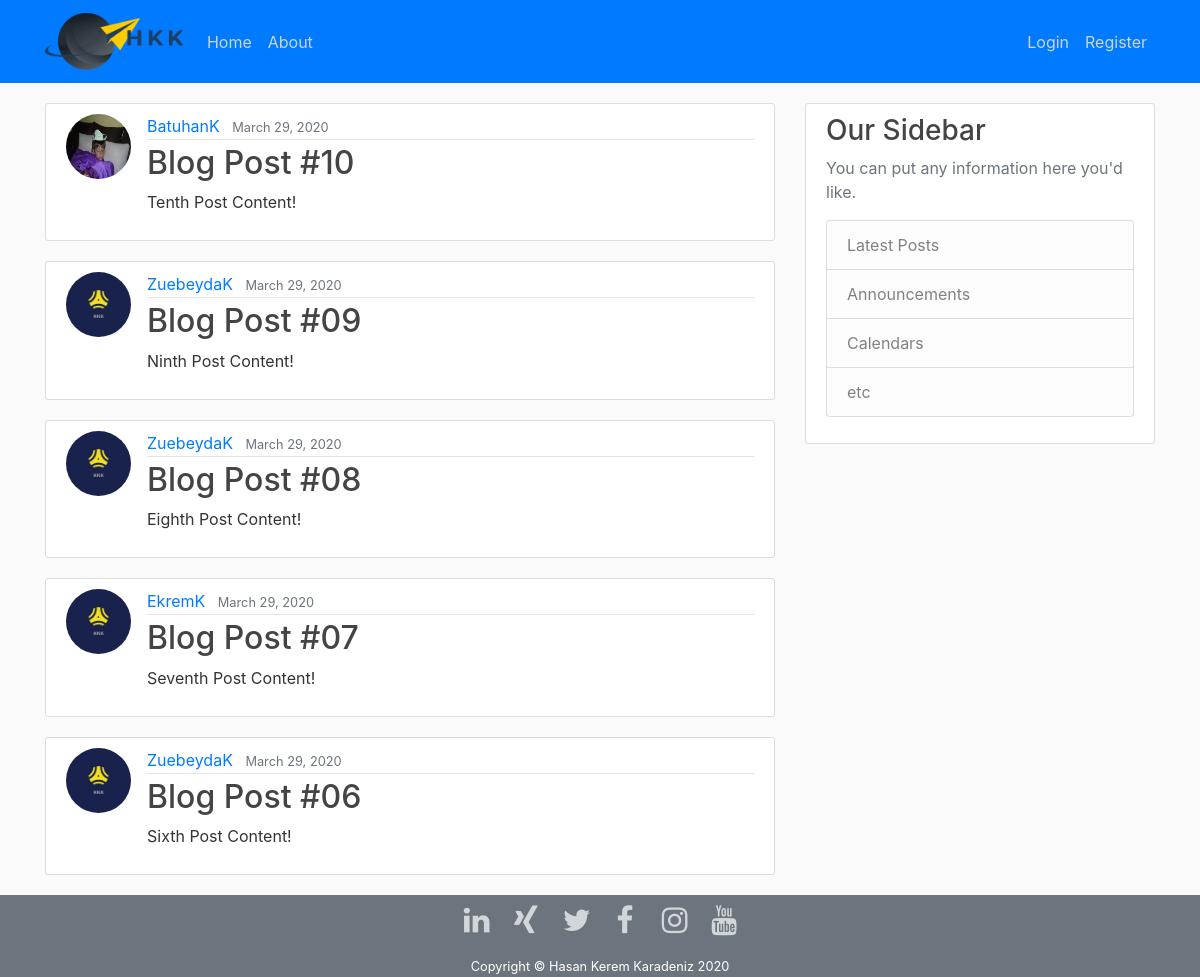
The app's page /, older data.
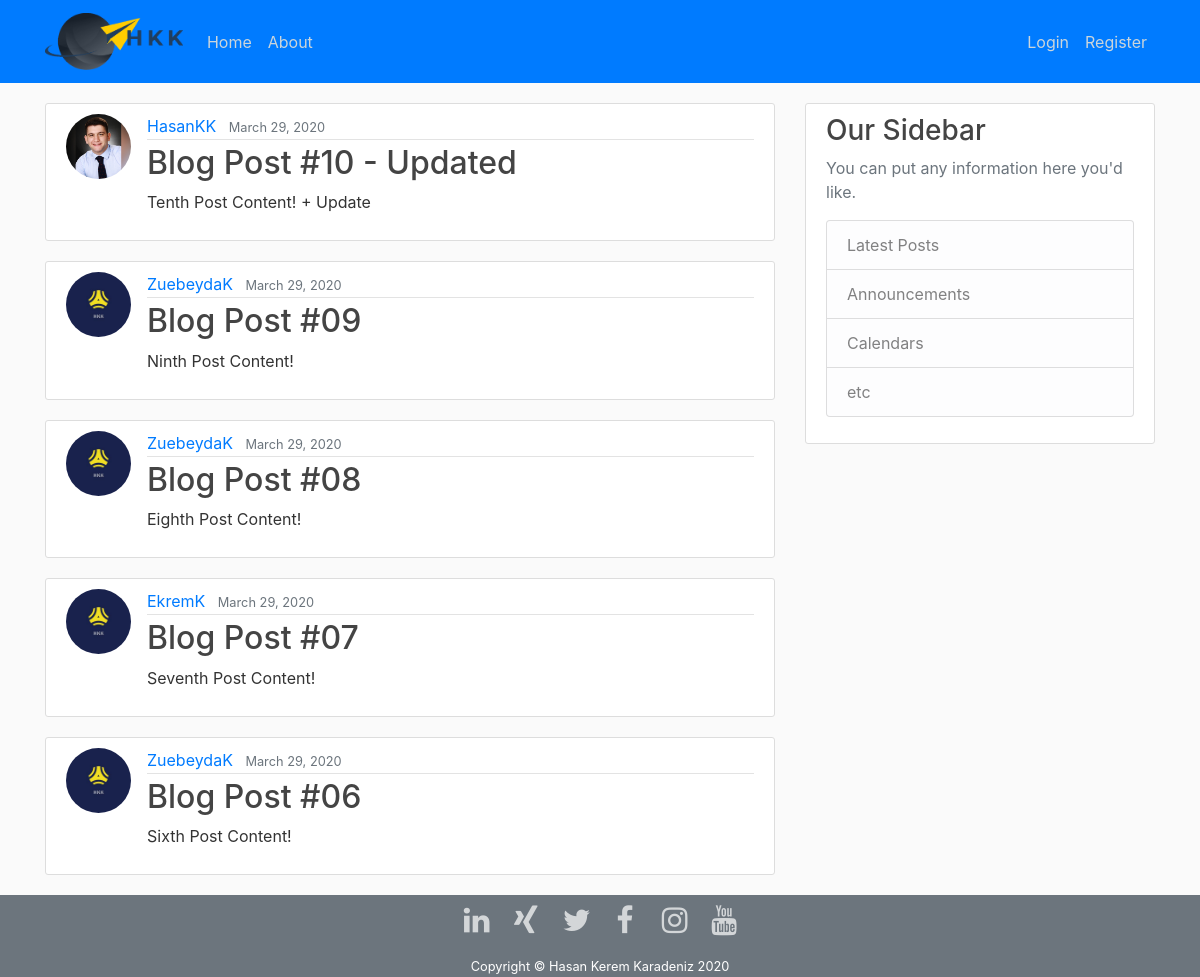
The same page, newer data.
### blog/models.py (models this page shows, shortened)
class Post(models.Model):
    title = models.CharField(max_length=100)
    content = models.TextField()
    date_posted = models.DateTimeField(default=timezone.now)
    author = models.ForeignKey(User, on_delete=models.CASCADE)

### users/models.py (models this page shows, shortened)
class Profile(models.Model):
    user = models.OneToOneField(User, on_delete=models.CASCADE)
    image = models.ImageField(default='default.jpg', upload_to='profile_pics')

### blog/views.py (the view)
# urls.py: path('', PostListView.as_view(), name='blog-home'),
class PostListView(ListView):
    model = Post
    template_name = 'blog/home.html'    # <app>/<model>_<viewtype>.html
    context_object_name = 'posts'
    ordering = ['-date_posted']
    paginate_by = 5

### blog/templates/blog/home.html
{% extends "blog/base.html" %}
{% block content %}
    {% for post in posts %}
        <article class="media content-section">
            <img class="rounded-circle article-img" src="{{ post.author.profile.image.url }}">
            <div class="media-body">
                <div class="article-metadata">
                    <a class="mr-2" href="#">{{ post.author }}</a>
                    <small class="text-muted">{{ post.date_posted|date:"F d, Y" }}</small>
                </div>
                <h2><a class="article-title" href="#">{{ post.title }}</a></h2>
                <p class="article-content">{{ post.content }}</p>
            </div>
        </article>
    {% endfor %}
{% endblock %}

### blog/templates/blog/base.html (shortened to what this page needs)
{% load static %}
<!DOCTYPE html>
<html lang="en">
<head>
    <link rel="stylesheet" href="https://maxcdn.bootstrapcdn.com/bootstrap/4.0.0/css/bootstrap.min.css"
>
    <link href="https://cdnjs.cloudflare.com/ajax/libs/font-awesome/4.7.0/css/font-awesome.min.css" rel="stylesheet" />
    <link rel="stylesheet" type="text/css" href="{% static 'blog/main.css' %}">
    <link rel="stylesheet" type="text/css" href="{% static 'blog/icons.css' %}">
</head>
<body>
    <header class="site-header">
        <nav class="navbar navbar-expand-md bg-primary">
            <div class="container">
                <a class="logo navbar-brand" href="{% url 'blog-home' %}">
                    <img src="{% static 'blog/logo.png' %}" height="57" alt="Logo">
                </a>
                <div class="collapse navbar-collapse" id="navbarToggle">
                    <div class="navbar-nav mr-auto">
                        <a class="nav-item nav-link" href="{% url 'blog-home' %}">Home</a>
                        <a class="nav-item nav-link" href="{% url 'blog-about' %}">About</a>
                    </div>
                    <div class="navbar-nav">
                        {% if user.is_authenticated %}
                            <a class="nav-item nav-link" href="{% url 'post-create' %}">New Post</a>
                            <a class="nav-item nav-link" href="{% url 'profile' %}">Profile</a>
                            <a class="nav-item nav-link" href="{% url 'logout' %}">Logout</a>
                        {% else %}
                            <a class="nav-item nav-link" href="{% url 'login' %}">Login</a>
                            <a class="nav-item nav-link" href="{% url 'register' %}">Register</a>
                        {% endif %}
                    </div>
                </div>
            </div>
        </nav>
    </header>
    <main role="main" class="container">
        <div class="row">
            <div class="col-md-8">
                {% block content %}{% endblock %}
            </div>
            <div class="col-md-4">
                <div class="content-section">
                    <h3>Our Sidebar</h3>
                    <p class='text-muted'>You can put any information here you'd like.
                        <ul class="list-group">
                            <li class="list-group-item list-group-item-light">Latest Posts</li>
                            <li class="list-group-item list-group-item-light">Announcements</li>
                            <li class="list-group-item list-group-item-light">Calendars</li>
                            <li class="list-group-item list-group-item-light">etc</li>
                        </ul>
                    </p>
                </div>
            </div>
        </div>
    </main>
    <footer class="bg-secondary text-center site-footer">
        <div class="container">
            <a class="nounderline social-media-icon fa fa-linkedin" href="https://www.linkedin.com/in/hasan-kerem-karadeniz-3a3725174/" target="_blank"></a>
            <a class="nounderline social-media-icon fa fa-xing" href="https://www.xing.com/profile/HasanKerem_Karadeniz" target="_blank"></a>
            <a class="nounderline social-media-icon fa fa-twitter" href="https://twitter.com/karadehake57" target="_blank"></a>
            <a class="nounderline social-media-icon fa fa-facebook" href="https://www.facebook.com/karadehake/" target="_blank"></a>
            <a class="nounderline social-media-icon fa fa-instagram" href="https://www.instagram.com/krdnz_57/" target="_blank"></a>
            <a class="nounderline social-media-icon fa fa-youtube" href="https://www.youtube.com/channel/UCv8UB50ijMD6A9Ah9H7MwlA" target="_blank"></a>
            <p class="pt-2 text-white"><small>Copyright &copy; Hasan Kerem Karadeniz 2020</small></p>
        </div>
    </footer>
</body>
</html>

### blog/static/blog/main.css (style rules this page uses)
body { background: #fafafa; color: #333333; }
h1, h2, h3, h4, h5, h6 { color: #444444; }
ul { margin: 0; }
.site-header .navbar-nav .nav-link { color: #cbd5db; }
.content-section { background: #ffffff; padding: 10px 20px; border: 1px solid #dddddd; border-radius: 3px; margin-bottom: 20px; }
.article-title { color: #444444; }
.article-content { white-space: pre-line; }
.article-img { height: 65px; width: 65px; margin-right: 16px; }
.article-metadata { padding-bottom: 1px; margin-bottom: 4px; border-bottom: 1px solid #e3e3e3 }
main.container { padding-top: 1.25rem; min-height: calc(100vh - 73px - 82px); }
.site-footer .container p { margin-bottom: 0; }

Row changes from the older to the newer data that the page shows:
changed Post: author.profile.image: a different picture; author "BatuhanK" → "HasanKK"; title "Blog Post #10" → "Blog Post #10 - Updated"; content "Tenth Post Content!" → "Tenth Post Content! + Update"
